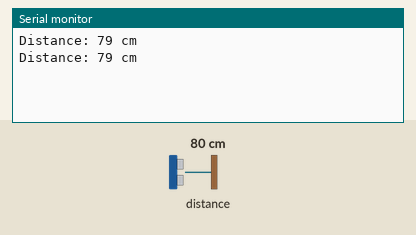
Recording of a sketch running on a simulated Arduino Uno, built with avr-gcc and run on an emulated ATmega328P. On the bench: the last lines printed to the serial monitor. Wiring (inferred from the names in the program): ultrasonic range finder: trigger pin 2; echo pin 0. Inputs (shaded band) come from the test bench; at power-on: distance to the obstacle 80 cm. The echo pulse lasts 58.3 µs per cm.

Above: at 1.8 s.
1.9 s: distance to the obstacle set to 2 cm
At 2.8 s:
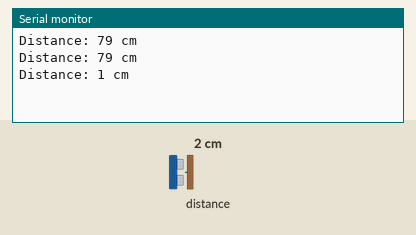
3.4 s: distance to the obstacle set to 4 cm
At 4.6 s:
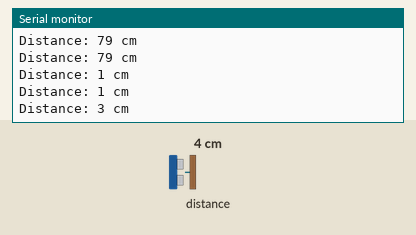
Timing chart, 0 to 6.4 s (numbered marks = the images above; inputs shaded):
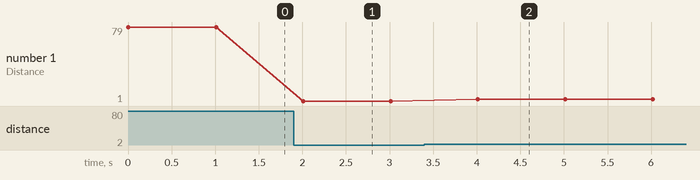

Measured:
- after the input at 1.9 s, the serial monitor: prints a new line after 0.11 s (image 1)
- after the input at 3.4 s, the serial monitor: prints a new line after 0.61 s (image 2)
- plotted number 1: 79 → 1 after the input at 1.9 s, 1 → 3 after the input at 3.4 s

The sketch:

hcsr04_pir.ino
```cpp
/*---------------------KRENOVATOR---------------------
  Smart Home Security

  Demonstrates to aware of the distance using the
  ultrasonic sensor which can be used as security
  whenever a person is cut the line of ultrasonic.
  Add a PIR sensor, as a real motion sensor detection.
  In the case of movement in that area, sensor will
  triggered.

  Get the code at github
  https://github.com/MZulsyahmi/smart-home-security.git

  by M.Zulsyahmi @krenovator
  September 2018
 */

//fixed the time delay for 10 secs
#define timeSeconds 10

// Set GPIOs for LED and PIR Motion Sensor
const int pirSensor = 14;      //D5

//GPIO for ultrasonic sensor
int trigPin = 2; //D4
int echoPin = 0; //D3

long duration;
long distance;

// Timer: Auxiliary variables
unsigned long now = millis();
unsigned long lastTrigger = 0;
boolean startTimer = false;

// Checks if motion was detected, starts a timer
void detectsMovement() {
  Serial.println("  MOTION DETECTED!");
  startTimer = true;
  lastTrigger = millis();
}

void setup() {
  // Serial port for debugging purpose
  pinMode(trigPin, OUTPUT);   //trigger pin as a receiver
  pinMode(echoPin, INPUT);    //echo pin as a transmitter

  Serial.begin(115200);

  // PIR Motion Sensor mode INPUT_PULLUP
  pinMode(pirSensor, INPUT_PULLUP);
  // Set pirSensor pin as interrupt, assign interrupt function and set RISING mode
  attachInterrupt(digitalPinToInterrupt(pirSensor), detectsMovement, RISING);
}

void loop() {
  digitalWrite(trigPin, LOW);   //to set the trigger as off
  delayMicroseconds(5);

  digitalWrite(trigPin, HIGH);  //triggers on
  delayMicroseconds(10);

  digitalWrite(trigPin, LOW);   //set back to off

  duration = pulseIn(echoPin, HIGH);  //emits the ultrasonic
  distance = (duration/2)/29.1;       //formula for the distance in ultrasonic in cm

  //for the display in the Serial Monitor
  Serial.print("\nDistance: ");
  Serial.print(distance);
  Serial.print(" cm");

  // Current time
  now = millis();
  // After the number of seconds defined in the timeSeconds variable
  if(startTimer && (now - lastTrigger > (timeSeconds*1000))) {
    Serial.println("  Motion stopped");
    startTimer = false;
  }
  delay(1000);
}
```
